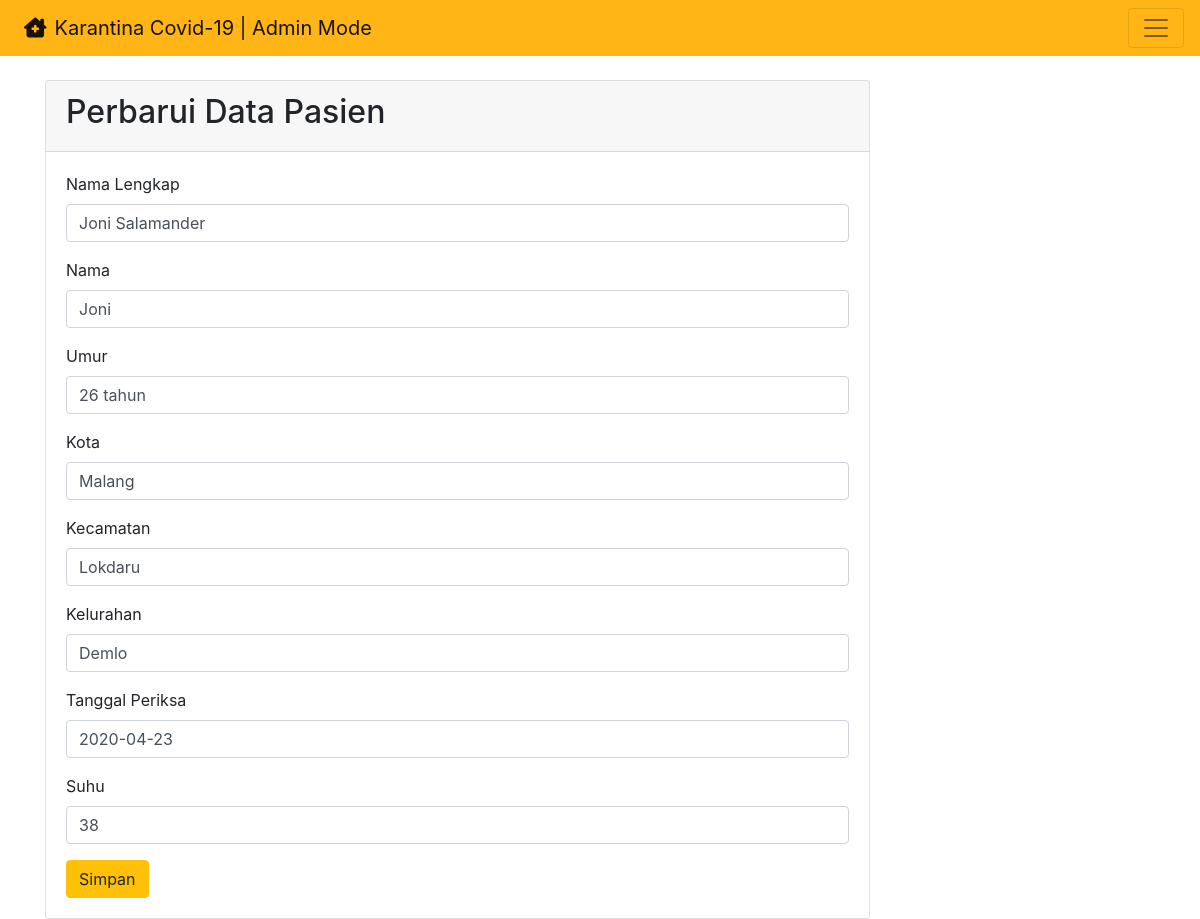
Screenshot of /pasien/edit.php?id_pasien=1 with the database file from the repository.
### tables this page shows
CREATE TABLE `pasien` (
  `id_pasien` int(100) NOT NULL,
  `namalengkap_pasien` varchar(100) NOT NULL,
  `nama_pasien` varchar(250) NOT NULL,
  `umur_pasien` varchar(250) NOT NULL,
  `alamat_pasien` varchar(250) NOT NULL,
  `kecamatan_pasien` varchar(100) NOT NULL,
  `kelurahan_pasien` varchar(100) NOT NULL,
  `tgl_periksa` date NOT NULL,
  `suhu_pasien` int(13) NOT NULL,
  `id_kategori` int(2) NOT NULL,
  `id_status` int(2) NOT NULL
);

### pasien/edit.php (the view, shortened to what this page needs)
<?php
include '../koneksi.php';
include '../aset/header.php';
$id = $_GET["id_pasien"];
$query = mysqli_query($kon, "SELECT * FROM pasien WHERE pasien.id_pasien = '$id' ");
?>
<div class="container">
 <div class="row mt-4">
  <div class="col-md-9">
   <div class="card">
    <div class="card-header">
    <h2>Perbarui Data Pasien</h2>
    </div>
    <div class="card-body">
         <form method="post" action="">
         <?php while($edit = mysqli_fetch_assoc($query)): ?>
                <div class="form-group">
                 <label for="buku">Nama Lengkap</label>
                 <input type="text" class="form-control" name="namalengkap_pasien" id="namalengkap_pasien"  value="<?= $edit['namalengkap_pasien']?>">
                </div>
                <div class="form-group">
                 <label for="buku">Nama</label>
                 <input type="text" class="form-control" name="nama_pasien" id="nama_pasien"   value="<?= $edit['nama_pasien']?>">
                </div>
                <div class="form-group">
                 <label for="buku">Umur</label>
                 <input type="text" class="form-control" name="umur_pasien" id="umur_pasien"  value="<?= $edit['umur_pasien']?>">
                </div>
                <div class="form-group">
                 <label for="buku">Kota</label>
                 <input type="text" name="alamat_pasien" id="alamat_pasien" class="form-control" value="<?= $edit['alamat_pasien']?>"></textarea>
                </div>
                <div class="form-group">
                 <label for="buku">Kecamatan</label>
                 <input type="text" name="kecamatan_pasien" id="kecamatan_pasien" class="form-control" value="<?= $edit['kecamatan_pasien']?>"></textarea>
                </div>
                <div class="form-group">
                 <label for="buku">Kelurahan</label>
                 <input type="text" name="kelurahan_pasien" id="kelurahan_pasien" class="form-control" value="<?= $edit['kelurahan_pasien']?>"></textarea>
                </div>
                <div class="form-group">
                 <label for="buku">Tanggal Periksa</label>
                 <input type="text" class="form-control" name="tgl_periksa" id="tgl_periksa"  value="<?= $edit['tgl_periksa']?>">
                 </div>
                 <div class="form-group">
                 <label for="buku">Suhu</label>
                 <input type="text" class="form-control" name="suhu_pasien" id="suhu_pasien"  value="<?= $edit['suhu_pasien']?>">
                 </div>
                <?php
                     endwhile;
                ?>
                <button type="submit" class="btn btn-warning" name="simpan">Simpan</button>
         </form>
    </div>
   </div>
  </div>
 </div>
</div>

### rows the page displays
pasien: namalengkap_pasien "Joni Salamander", nama_pasien "Joni", umur_pasien "26 tahun", alamat_pasien "Malang", kecamatan_pasien "Lokdaru", kelurahan_pasien "Demlo", tgl_periksa "2020-04-23", suhu_pasien "38"
